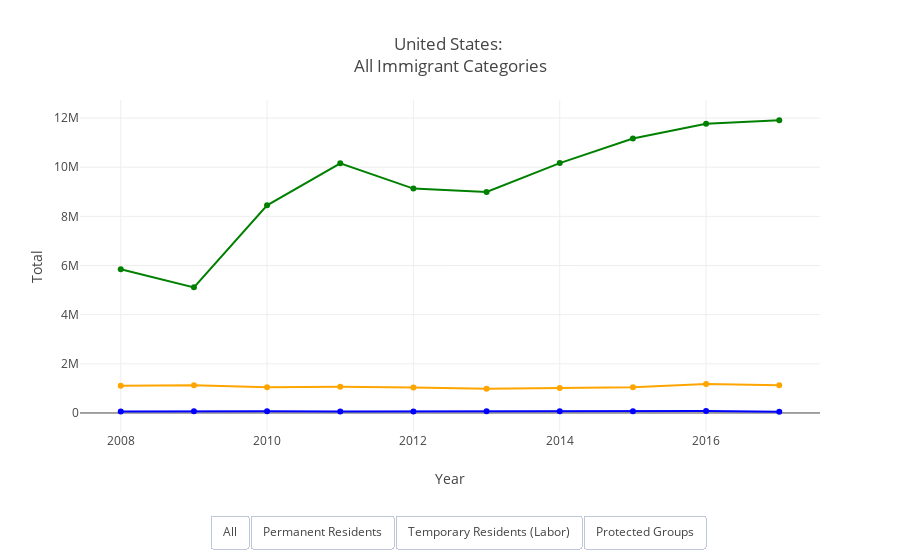

Notebook cell for this chart:
### Code cell
# prepare plot

trace0 = go.Scatter(
    x = us_graph_1['Year'],
    y = us_graph_1['Number LPR'],
    mode = 'lines+markers',
    line = dict(color = 'orange'),
    name = 'Permanent')

trace1 = go.Scatter(
    x = us_graph_1['Year'],
    y = us_graph_1['Labor Migrants'],
    mode = 'lines+markers',
    line = dict(color = 'green'),
    name = 'Temporary')

trace2 = go.Scatter(
    x = us_graph_1['Year'],
    y = us_graph_1['Number of Admitted Refugees'],
    mode = 'lines+markers',
    line = dict(color = 'blue'),
    name = 'Protected')

data = [trace0, trace1, trace2]

us_permanent = [dict(x = us_graph_1['Year'], 
                     y = us_graph_1['Number LPR'], 
                     xref = 'x', 
                     yref = 'y')]

us_temporary = [dict(x = us_graph_1['Year'], 
                     y = us_graph_1['Labor Migrants'], 
                     xref = 'x', 
                     yref = 'y')]

us_protected = [dict(x = us_graph_1['Year'], 
                     y = us_graph_1['Number of Admitted Refugees'], 
                     xref = 'x',
                     yref = 'y')]

updatemenus = list([
    dict(type="buttons",
         active=-1,
         buttons=list([
            dict(label = 'All',
                 method = 'update',
                 args = [{'visible': [True, True, True, True]},
                         {'title': 'United States: <br>All Immigrant Categories',
                          'annotations': us_permanent+us_temporary+us_protected}]),
             dict(label = 'Permanent Residents',
                 method = 'update',
                 args = [{'visible': [True, False, False, False]},
                         {'title': 'United States: <br>Permanent Residents',
                          'annotations': us_permanent}]), 
            dict(label = 'Temporary Residents (Labor)',
                 method = 'update',
                 args = [{'visible': [False, True, False, False]},
                         {'title': 'United States: <br>Temporary Residents (Labor)',
                          'annotations': us_temporary}]),
            dict(label = 'Protected Groups',
                 method = 'update',
                 args = [{'visible': [False, False, True, False]},
                         {'title': 'United States: <br>Protected Groups',
                          'annotations': us_protected}])
        ]), 
    direction = 'left',
    x = .175,
    xanchor = 'left',
    y = -.35,
    yanchor = 'bottom'),
])

layout = dict(title = 'United States: <br>All Immigrant Categories', showlegend = False, updatemenus = updatemenus, xaxis={'title':'Year'}, yaxis={'title':'Total'})

fig = dict(data = data, layout = layout)
iplot(fig)

### Figure 1 — Plotly figure (JSON) as saved in the notebook; plotly's stock layout.template omitted (floating-point values rounded to 4 significant figures)
{"data": [{"line": {"color": "orange"}, "mode": "lines+markers", "name": "Permanent", "type": "scatter", "uid": "c19dfe27-5620-4dc6-8db7-39808d0c0a06", "x": [2008, 2009, 2010, 2011, 2012, 2013, 2014, 2015, 2016, 2017, null, null, null, null], "y": [1107126, 1130818, 1042625, 1062040, 1031631, 990553, 1016518, 1051031, 1183505, 1127167, null, null, null, null]}, {"line": {"color": "green"}, "mode": "lines+markers", "name": "Temporary", "type": "scatter", "uid": "90d9f91d-07a0-4ed7-9ed5-bdf2bd802a4d", "x": [2008, 2009, 2010, 2011, 2012, 2013, 2014, 2015, 2016, 2017, null, null, null, null], "y": [5849085, 5111091, 8449455, 10157325, 9131328, 8990229, 10167418, 11167629, 11771727, 11907828, null, null, null, null]}, {"line": {"color": "blue"}, "mode": "lines+markers", "name": "Protected", "type": "scatter", "uid": "420ad85b-f8c5-429f-9a86-646a63406d4d", "x": [2008, 2009, 2010, 2011, 2012, 2013, 2014, 2015, 2016, 2017, null, null, null, null], "y": [60191, 74654, 73311, 56424, 58238, 69926, 69987, 69933, 84995, 53716, null, null, null, null]}], "layout": {"showlegend": false, "title": {"text": "United States: <br>All Immigrant Categories"}, "updatemenus": [{"active": -1, "buttons": [{"args": [{"visible": [true, true, true, true]}, {"annotations": [{"x": [2008, 2009, 2010, 2011, 2012, 2013, 2014, 2015, 2016, 2017, null, null, null, null], "xref": "x", "y": [1107126, 1130818, 1042625, 1062040, 1031631, 990553, 1016518, 1051031, 1183505, 1127167, null, null, null, null], "yref": "y"}, {"x": [2008, 2009, 2010, 2011, 2012, 2013, 2014, 2015, 2016, 2017, null, null, null, null], "xref": "x", "y": [5849085, 5111091, 8449455, 10157325, 9131328, 8990229, 10167418, 11167629, 11771727, 11907828, null, null, null, null], "yref": "y"}, {"x": [2008, 2009, 2010, 2011, 2012, 2013, 2014, 2015, 2016, 2017, null, null, null, null], "xref": "x", "y": [60191, 74654, 73311, 56424, 58238, 69926, 69987, 69933, 84995, 53716, null, null, null, null], "yref": "y"}], "title": "United States: <br>All Immigrant Categories"}], "label": "All", "method": "update"}, {"args": [{"visible": [true, false, false, false]}, {"annotations": [{"x": [2008, 2009, 2010, 2011, 2012, 2013, 2014, 2015, 2016, 2017, null, null, null, null], "xref": "x", "y": [1107126, 1130818, 1042625, 1062040, 1031631, 990553, 1016518, 1051031, 1183505, 1127167, null, null, null, null], "yref": "y"}], "title": "United States: <br>Permanent Residents"}], "label": "Permanent Residents", "method": "update"}, {"args": [{"visible": [false, true, false, false]}, {"annotations": [{"x": [2008, 2009, 2010, 2011, 2012, 2013, 2014, 2015, 2016, 2017, null, null, null, null], "xref": "x", "y": [5849085, 5111091, 8449455, 10157325, 9131328, 8990229, 10167418, 11167629, 11771727, 11907828, null, null, null, null], "yref": "y"}], "title": "United States: <br>Temporary Residents (Labor)"}], "label": "Temporary Residents (Labor)", "method": "update"}, {"args": [{"visible": [false, false, true, false]}, {"annotations": [{"x": [2008, 2009, 2010, 2011, 2012, 2013, 2014, 2015, 2016, 2017, null, null, null, null], "xref": "x", "y": [60191, 74654, 73311, 56424, 58238, 69926, 69987, 69933, 84995, 53716, null, null, null, null], "yref": "y"}], "title": "United States: <br>Protected Groups"}], "label": "Protected Groups", "method": "update"}], "direction": "left", "type": "buttons", "x": 0.175, "xanchor": "left", "y": -0.35, "yanchor": "bottom"}], "xaxis": {"title": {"text": "Year"}}, "yaxis": {"title": {"text": "Total"}}}}
